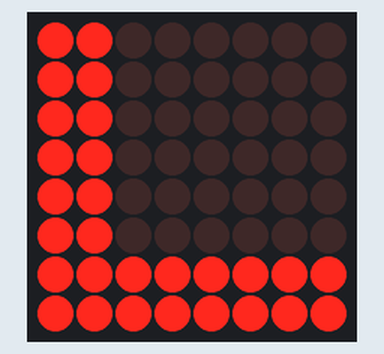
Bench run of a sketch on a simulated Arduino Uno, built with avr-gcc and run on an emulated ATmega328P. Parts: 8×8 LED matrix.

Above: at 0.1 s.
At 1.1 s:
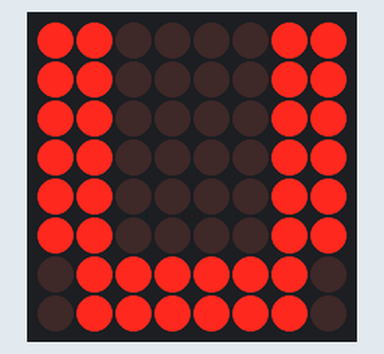
At 2.1 s:
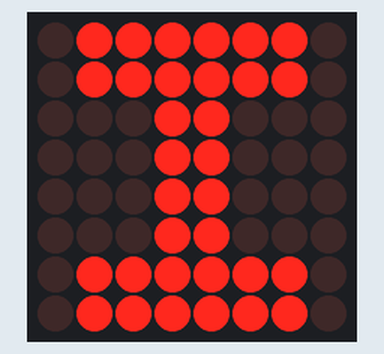
At 3.1 s:
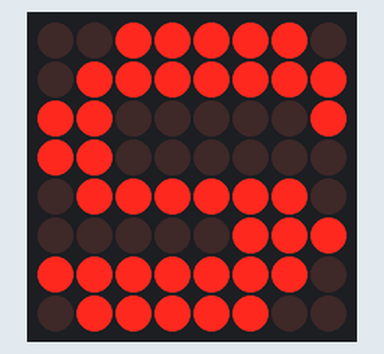
At 4.1 s:
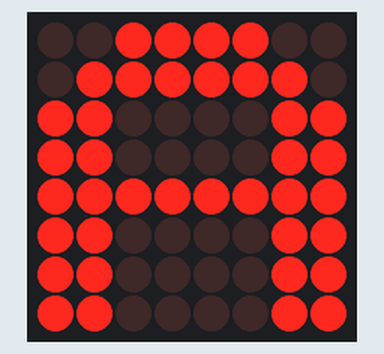

The sketch:

Display8x8_luisa.ino
```cpp
#include <LedControl.h>

// Define os pinos de comunicação com o MAX7219
const int DATA_PIN = 12;
const int CLK_PIN = 11;
const int CS_PIN = 10;

// Cria uma instância do objeto LedControl
LedControl matrizLed = LedControl(DATA_PIN, CLK_PIN, CS_PIN, 1);

// Função para exibir uma matriz de bytes no display matricial
void exibirMatriz(byte matriz[8])
{
  for (int linha = 0; linha < 8; linha++) {
    matrizLed.setRow(0, linha, matriz[linha]);
  }
  delay(1000);
}

void setup()
{
  // Inicializa o display matricial
  matrizLed.shutdown(0, false);
  matrizLed.setIntensity(0, 8);
  matrizLed.clearDisplay(0);
}

void loop()
{
  // Matrizes de bytes para as letras "Luisa"
  byte letraL[8] = {
    B11000000,
    B11000000,
    B11000000,
    B11000000,
    B11000000,
    B11000000,
    B11111111,
    B11111111
  };

  byte letraU[8] = {
    B11000011,
    B11000011,
    B11000011,
    B11000011,
    B11000011,
    B11000011,
    B01111110,
    B01111110
  };

  byte letraI[8] = {
    B01111110,
    B01111110,
    B00011000,
    B00011000,
    B00011000,
    B00011000,
    B01111110,
    B01111110
  };

  byte letraS[8] = {
    B00111110,
    B01111111,
    B11000001,
    B11000000,
    B01111110,
    B00000111,
    B11111110,
    B01111100
  };

  byte letraA[8] = {
    B00111100,
    B01111110,
    B11000011,
    B11000011,
    B11111111,
    B11000011,
    B11000011,
    B11000011
  };

  // Exibe as letras "Luisa" sequencialmente no display matricial
  exibirMatriz(letraL);
  exibirMatriz(letraU);
  exibirMatriz(letraI);
  exibirMatriz(letraS);
  exibirMatriz(letraA);
}
```

Measured:
- by itself, everything shown: repeats every 5.0 s, in 5 steps
- what the display in image 1 shows lasts 1.0 s, from 1.0 s to 2.0 s
